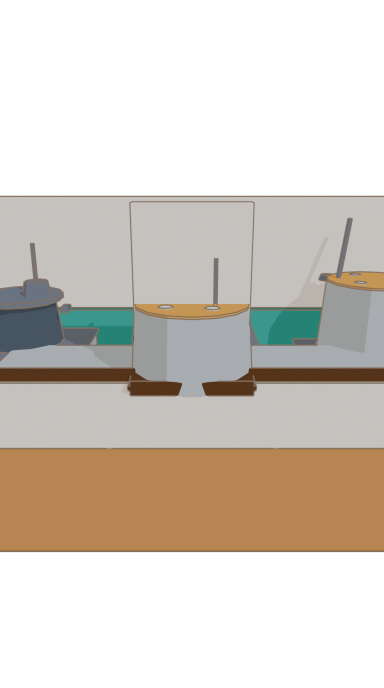
#> input picture art/npr/room.png, 768 x 1376 px, found by its file name (shown at 1/2 size)
$ python _npr_view.py
#> lines starting #> are read from the running program, lines starting #| are printed output that depends on the picture

import os, io, base64
from PIL import Image
A = r"F:\AntiGravity\Games\quan-bun\art\npr"
im = Image.open(os.path.join(A, "room.png")).convert("RGBA")
#> im is the input picture: PIL image 768x1376 RGBA; mean R, G, B, A 90.2, 82.7, 73.1, 132.1
bg = Image.new("RGBA", im.size, (243, 233, 214, 255)); bg.alpha_composite(im)
#> after `bg = Image.new('RGBA', im.size, (243, 233, 214, 255))`:
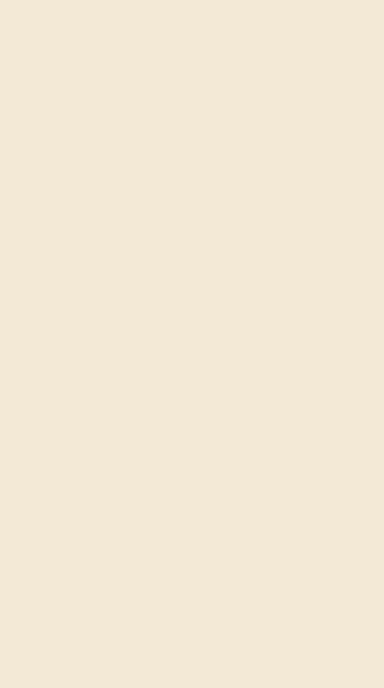
#> bg: PIL image 768x1376 RGBA (shown at 1/2 size); mean R, G, B, A 243, 233, 214, 255
#> after `bg.alpha_composite(im)`:
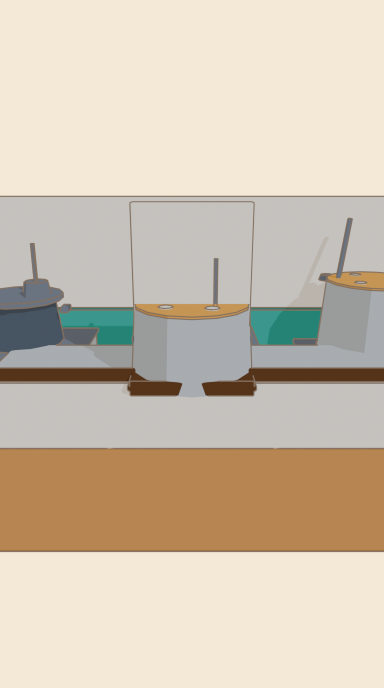
#> bg: PIL image 768x1376 RGBA (shown at 1/2 size); mean R, G, B, A 206.9, 194.7, 176, 255
im = bg.convert("RGB"); im.thumbnail((620, 3000), Image.LANCZOS)
#> after `im.thumbnail((620, 3000), Image.LANCZOS)`:
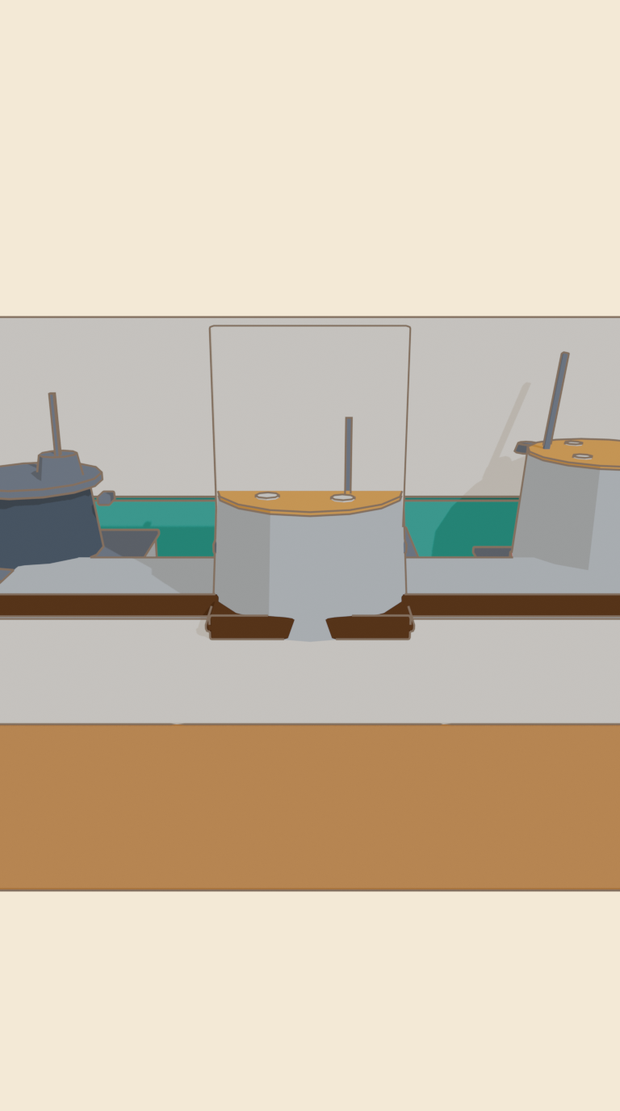
#> im: PIL image 620x1111 RGB; mean R, G, B 206.9, 194.7, 176
b = io.BytesIO(); im.save(b, "JPEG", quality=95)
print(base64.b64encode(b.getvalue()).decode())

$ run again, with art/npr/st-counter.png copied over art/npr/room.png
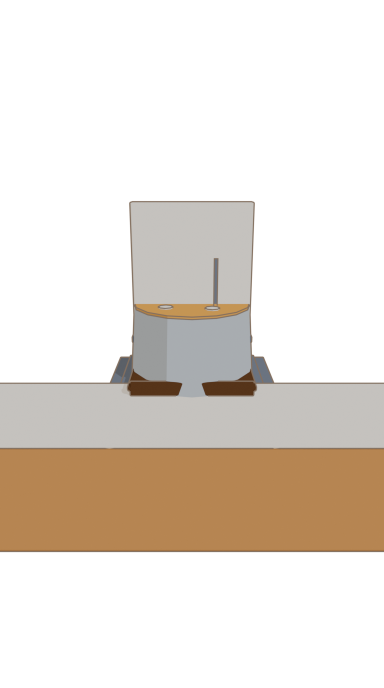
#> input picture art/npr/st-counter.png, 768 x 1376 px, found by its file name (shown at 1/2 size)
#> im is the input picture: PIL image 768x1376 RGBA; mean R, G, B, A 61.1, 52.9, 44.3, 84.8
#> `bg.alpha_composite(im)`:
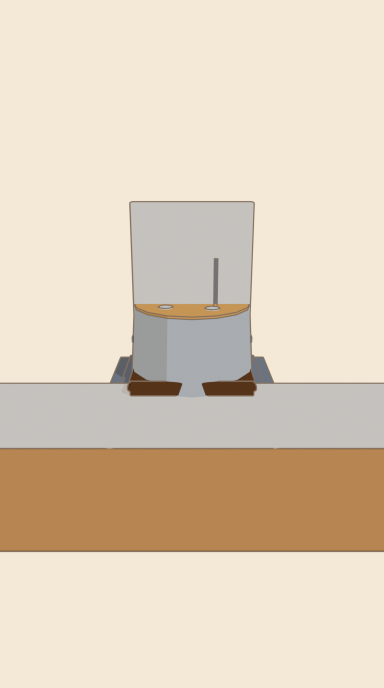
#> bg: PIL image 768x1376 RGBA (shown at 1/2 size); mean R, G, B, A 222.8, 208, 186.8, 255
#> im: PIL image 768x1376 RGB
#> `im.thumbnail((620, 3000), Image.LANCZOS)`:
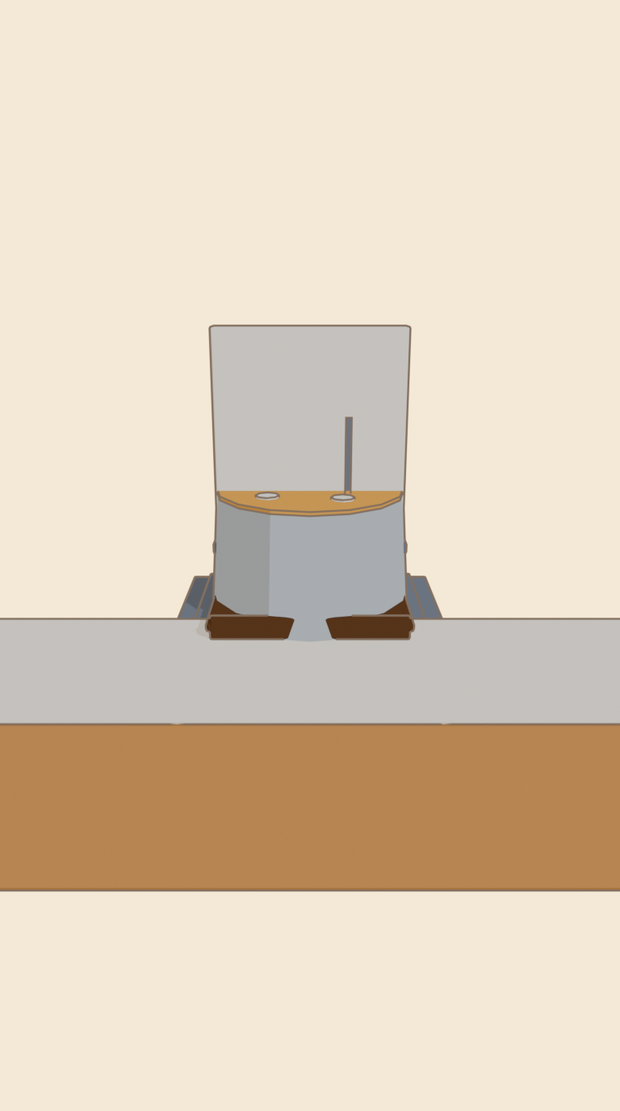
#> im: PIL image 620x1111 RGB; mean R, G, B 222.8, 208, 186.8

$ run again, with art/npr/st-pot.png copied over art/npr/room.png
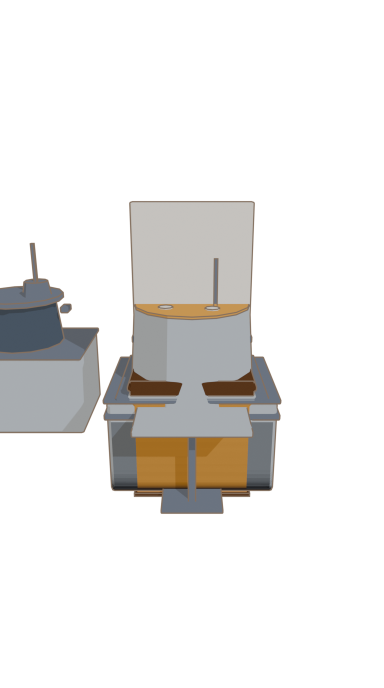
#> input picture art/npr/st-pot.png, 768 x 1376 px, found by its file name (shown at 1/2 size)
#> im is the input picture: PIL image 768x1376 RGBA; mean R, G, B, A 32.9, 31.6, 29.9, 54
#> `bg.alpha_composite(im)`:
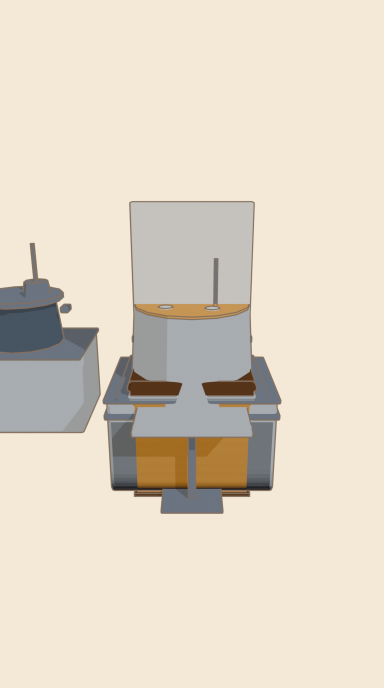
#> bg: PIL image 768x1376 RGBA (shown at 1/2 size); mean R, G, B, A 223.8, 214.7, 198.2, 255
#> im: PIL image 768x1376 RGB
#> `im.thumbnail((620, 3000), Image.LANCZOS)`:
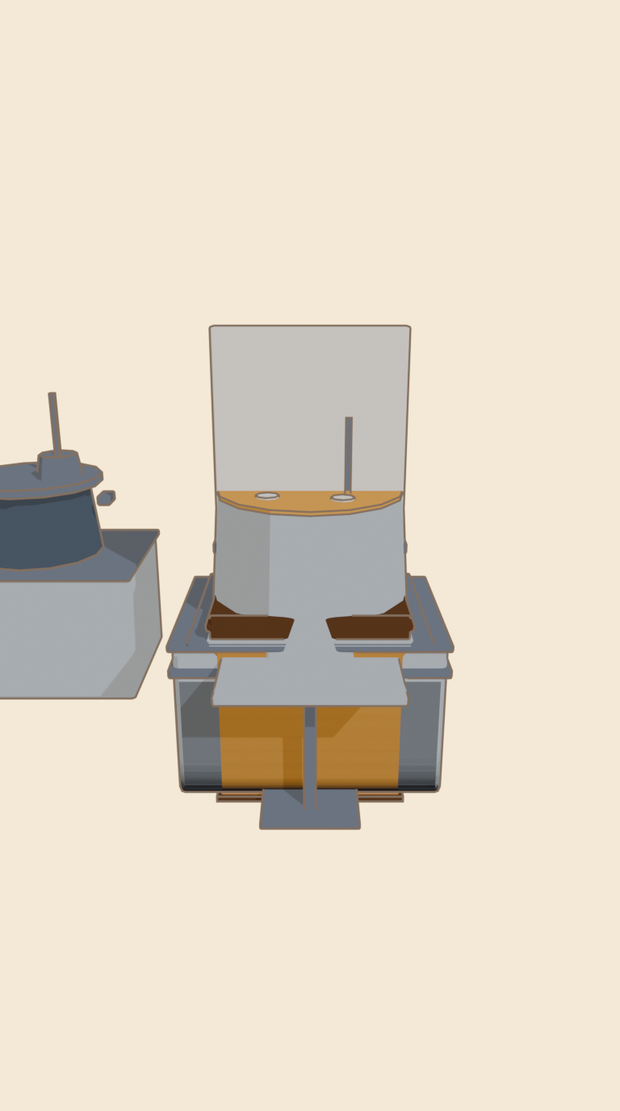
#> im: PIL image 620x1111 RGB; mean R, G, B 223.8, 214.7, 198.2

$ run again, with art/npr/st-shelf.png copied over art/npr/room.png
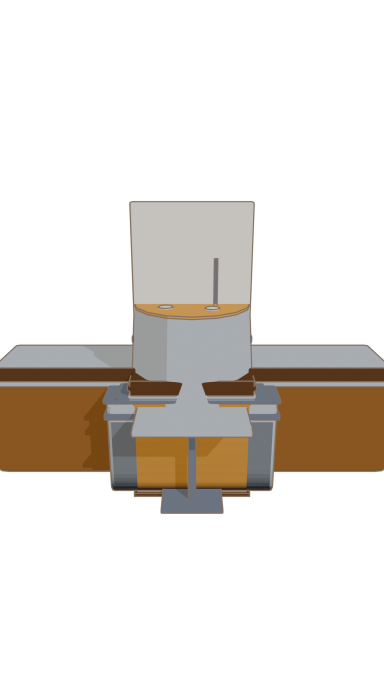
#> input picture art/npr/st-shelf.png, 768 x 1376 px, found by its file name (shown at 1/2 size)
#> im is the input picture: PIL image 768x1376 RGBA; mean R, G, B, A 40.7, 35.4, 29.6, 68.4
#> `bg.alpha_composite(im)`:
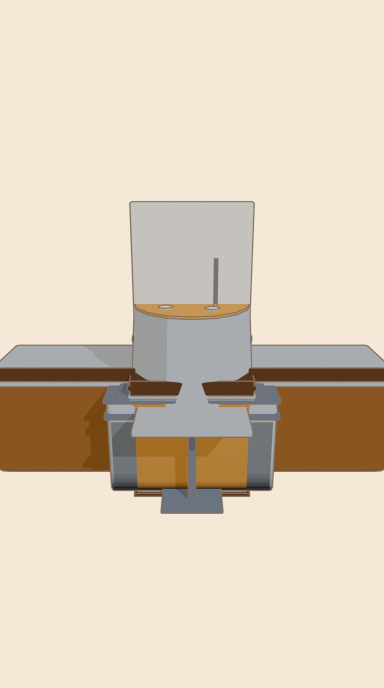
#> bg: PIL image 768x1376 RGBA (shown at 1/2 size); mean R, G, B, A 218.1, 205.5, 185.9, 255
#> im: PIL image 768x1376 RGB
#> `im.thumbnail((620, 3000), Image.LANCZOS)`:
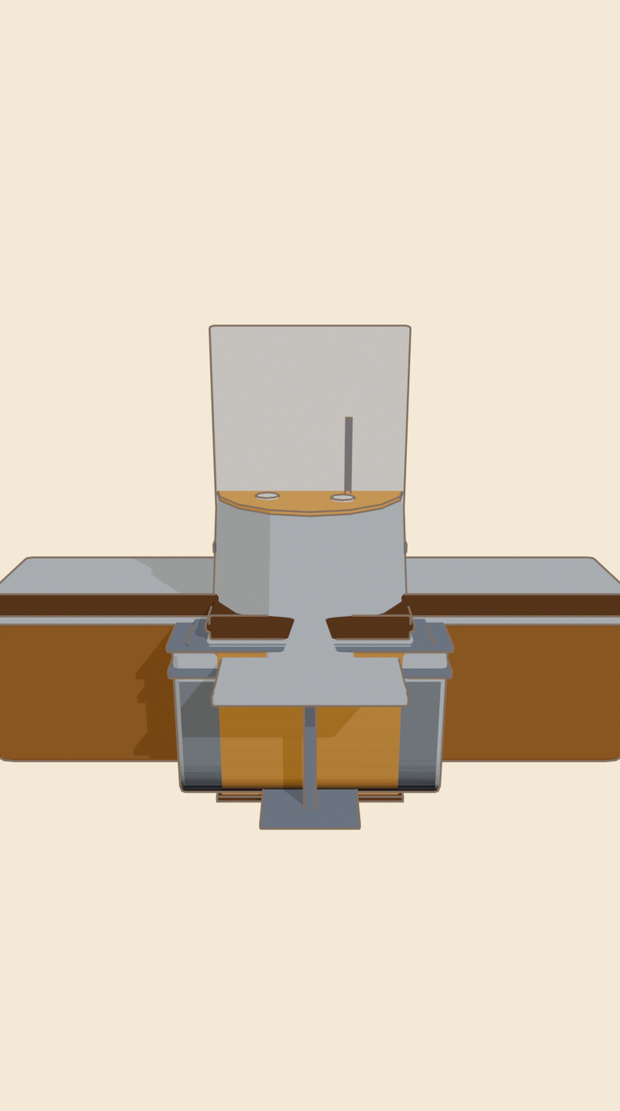
#> im: PIL image 620x1111 RGB; mean R, G, B 218.1, 205.5, 185.9
